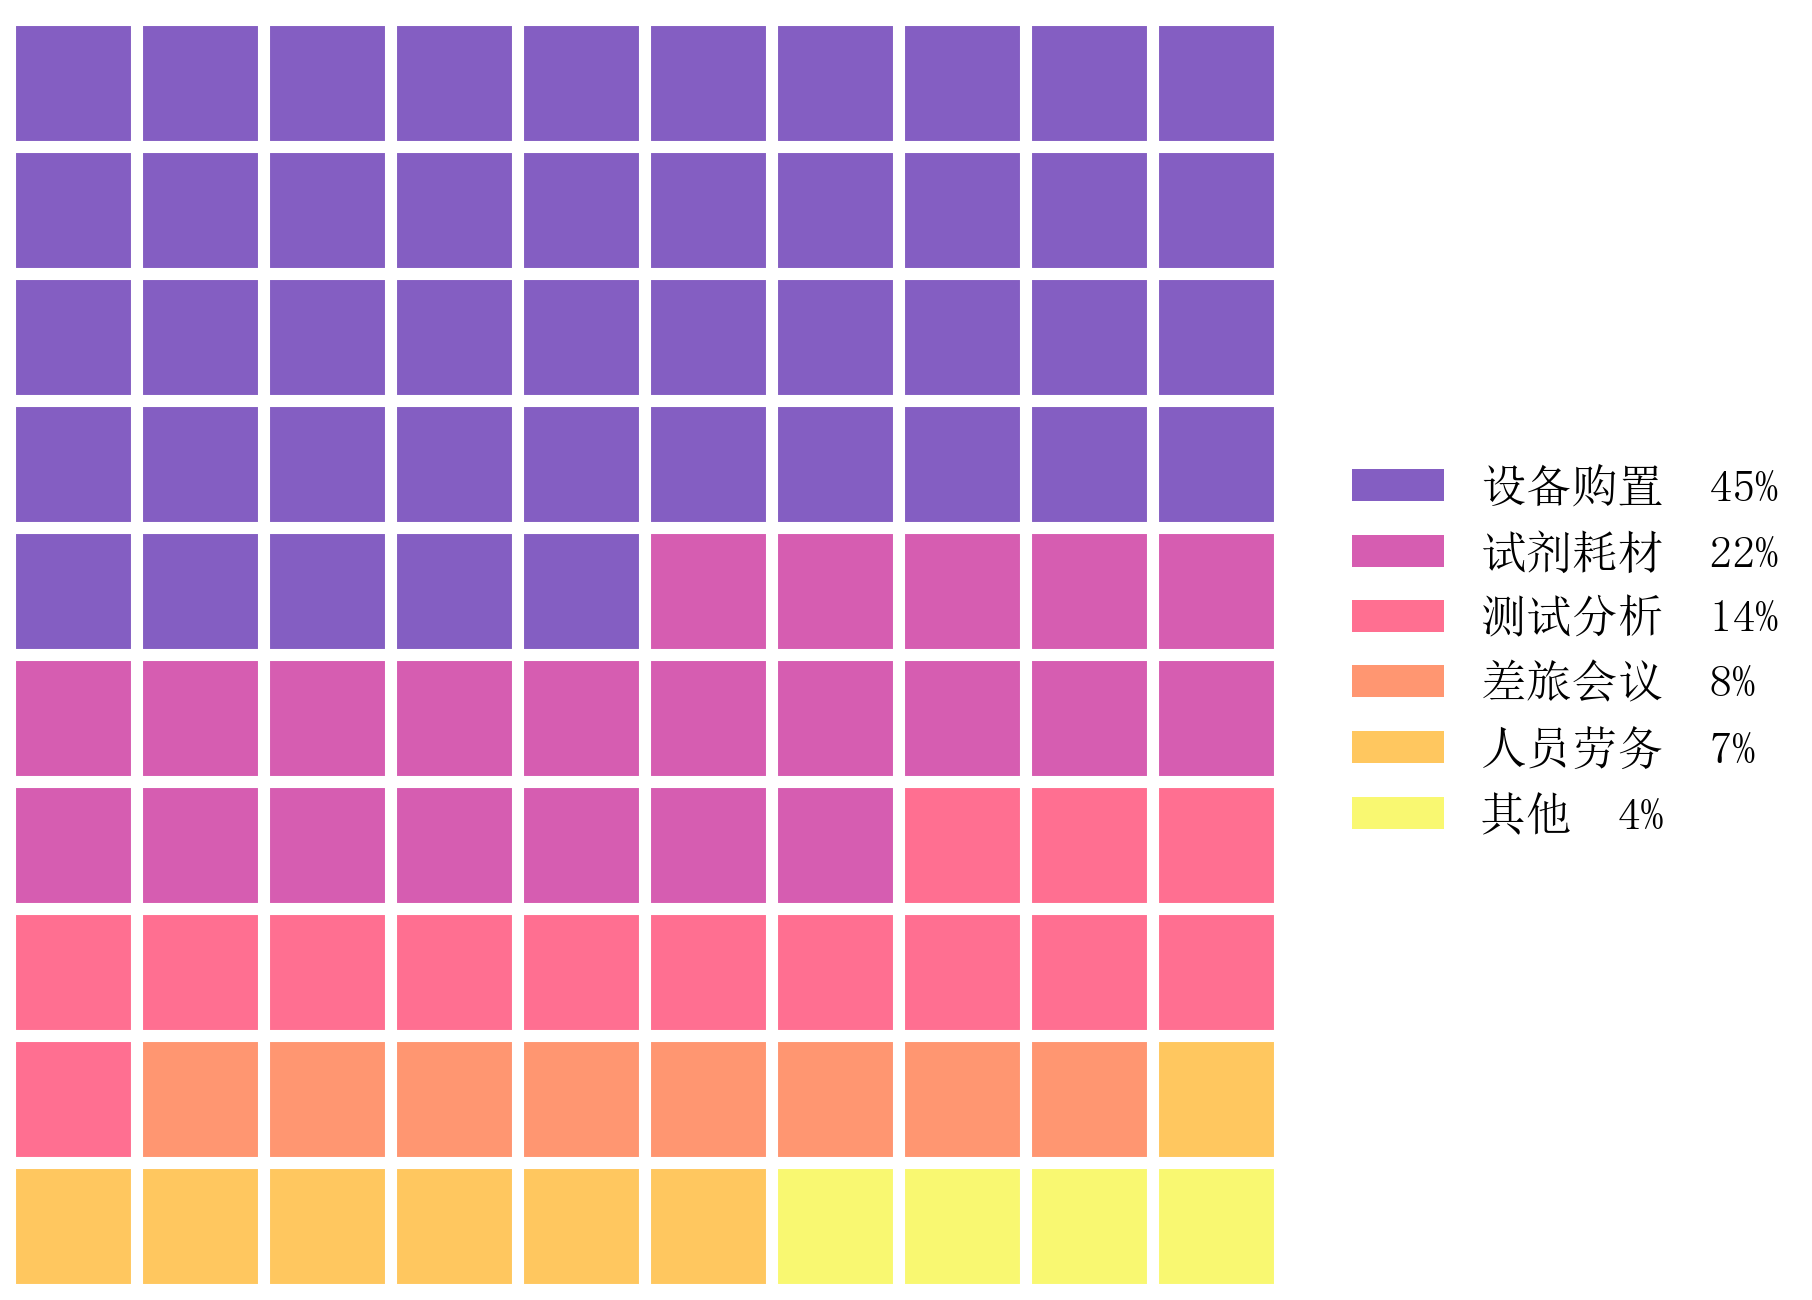

Recreate this plot in Python.
"""
30_waffle.py — 华夫图

展示 plot_waffle()：实验室年度经费构成（万元）。
场景：6 个支出方向的占比（100 格）。
"""

import numpy as np
import sciplot as sp

# ── 数据生成 ──────────────────────────────────────────────────
directions = ["设备购置", "试剂耗材", "测试分析", "差旅会议", "人员劳务", "其他"]
budgets = np.array([45, 22, 14, 8, 7, 4])

# ── 绘图 ──────────────────────────────────────────────────────
sp.setup_style("presentation", "pastel", lang="zh")

fig, ax = sp.plot_waffle(
    directions,
    budgets,
    rows=10,
    cols=10,
)

# ── 保存 ──────────────────────────────────────────────────────
sp.save(fig, "showcase/30_waffle", formats=("png",), dpi=300)
